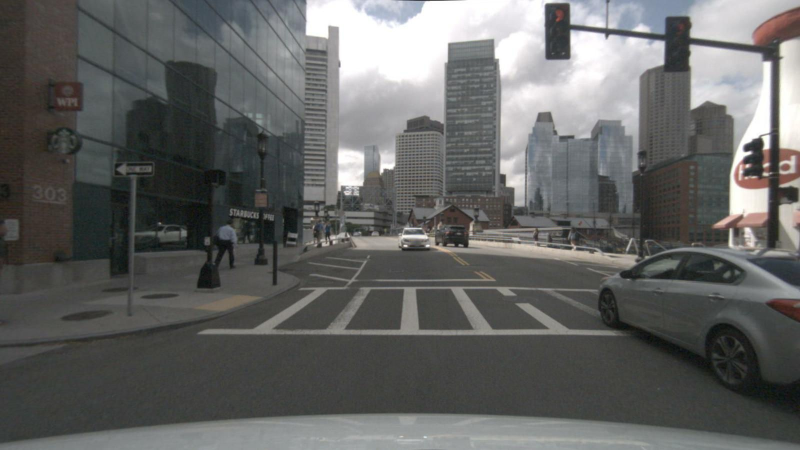
#> input picture input/CAM_BACK/n008-2018-08-01-15-16-36-0400__CAM_BACK__1533151608037558.jpg, 1600 x 900 px (shown at 1/2 size); its folder holds only this picture in this run
$ python -i utils.py   (imports and definitions only)   (older library calls are emulated)
#> lines starting #> are read from the running program, lines starting #| are printed output that depends on the picture; after the words box and inside, x2 and y2 are one past the last pixel; in counts of white or black regions, pixels touching at a corner belong together
#> further down, picture is the input picture: shape (900, 1600, 3); mean B, G, R 99, 100.2, 99.4
"""
传感器质量检测系统 - 工具函数模块
包含图像统计特征计算、网格划分、可视化等通用工具
"""

import cv2
import numpy as np
from typing import List, Tuple, Dict, Any

from .data_types import DegradationType, DegradationSeverity, BlindZoneInfo, RegionDegradationInfo


# ============================================================
# 基础图像处理
# ============================================================

# [656 lines left out: functions to_grayscale, downsample, calc_brightness_stats, calc_laplacian_variance, calc_gradient_median, calc_edge_density and 12 more, not called in this run]


# ============================================================
# 泥污核心特征：底部区域连通域分析
# ============================================================

def detect_mud_connected_regions(image: np.ndarray,
                                  bottom_ratio: float = 0.25,
                                  min_area_ratio: float = 0.01) -> Tuple[float, List[Tuple[int, int, int, int]]]:
    """
    检测底部区域的泥污连通域（泥污检测的核心方法）

    泥污的关键特征：
    1. 位置：几乎只在画面底部（飞溅的泥水）
    2. 形状：大面积连续的污渍区域
    3. 颜色：深褐、黑褐、黄褐色

    方法：
    1. 只取底部 bottom_ratio 高度的区域
    2. 扩大颜色范围（深褐、黑褐都算）
    3. 形态学闭运算（填充小孔，连接相邻区域）
    4. 连通域分析，只保留大面积的
    5. 返回泥污面积占比和连通域列表

    Args:
        image: BGR图像
        bottom_ratio: 只检测底部多少比例的区域（0~1）
        min_area_ratio: 最小连通域面积占比（相对于底部区域）
    Returns:
        (泥污面积占比（相对于底部区域）, 连通域bbox列表)
    """
#> called with bottom_ratio = 0.25, min_area_ratio = 0.01
    h, w = image.shape[:2]
#> h = 900; w = 1600

    # 1. 只取底部区域
    bottom_y = int(h * (1 - bottom_ratio))
#> bottom_y = 675
    bottom_region = image[bottom_y:h, :, :]
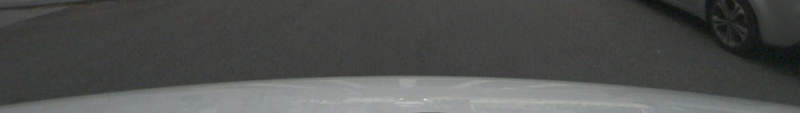
#> bottom_region: shape (225, 1600, 3) (shown at 1/2 size); mean B, G, R 78.8, 81, 79
    bottom_h = h - bottom_y
#> bottom_h = 225
    bottom_area = bottom_h * w
#> bottom_area = 360000

    if bottom_h < 10:
        return 0.0, []

    # 2. 颜色阈值（扩大范围：深褐、黑褐、黄褐、暗灰都算）
    hsv = cv2.cvtColor(bottom_region, cv2.COLOR_BGR2HSV)
#> hsv: shape (225, 1600, 3); mean H, S, V 51, 13, 81.2

    # 颜色范围1：黄褐色（H 10~30, S 20~150, V 30~180）
    lower1 = np.array([5, 10, 20])
    upper1 = np.array([35, 180, 200])
    mask1 = cv2.inRange(hsv, lower1, upper1)
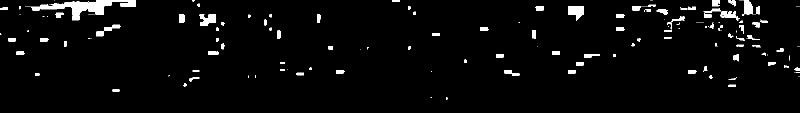
#> mask1: shape (225, 1600) (shown at 1/2 size); 3.2% white; 190 white regions (93 under 20 px), largest, box (x1, y1, x2, y2) and area: (62, 0, 272, 29) 2706, (1136, 13, 1168, 41) 597, (399, 28, 432, 51) 500

    # 颜色范围2：深棕色/黑褐色（H 0~20, S 5~150, V 5~120）
    lower2 = np.array([0, 5, 5])
    upper2 = np.array([25, 150, 130])
    mask2 = cv2.inRange(hsv, lower2, upper2)
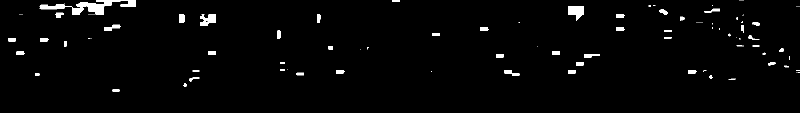
#> mask2: shape (225, 1600) (shown at 1/2 size); 1.9% white; 113 white regions (63 under 20 px), largest, box (x1, y1, x2, y2) and area: (142, 0, 272, 29) 1574, (1136, 13, 1168, 41) 597, (400, 29, 432, 51) 469

    # 颜色范围3：暗灰色（老旧泥污/水渍）
    lower3 = np.array([0, 0, 5])
    upper3 = np.array([180, 40, 100])
    mask3 = cv2.inRange(hsv, lower3, upper3)
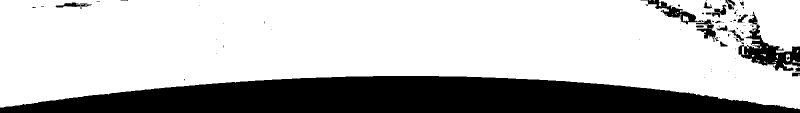
#> mask3: shape (225, 1600) (shown at 1/2 size); 74.9% white; 94 black regions (73 under 20 px), largest, box (x1, y1, x2, y2) and area: (0, 152, 1600, 225) 81323, (1477, 23, 1600, 142) 4629, (1281, 0, 1407, 49) 1482

    # 合并掩码
    mud_mask = cv2.bitwise_or(mask1, mask2)
    mud_mask = cv2.bitwise_or(mud_mask, mask3)
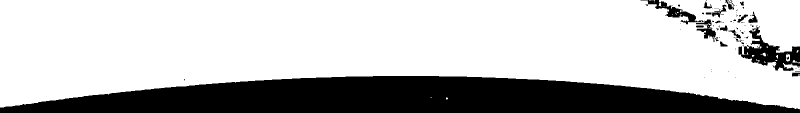
#> mud_mask: shape (225, 1600) (shown at 1/2 size); 75.2% white; 93 black regions (73 under 20 px), largest, box (x1, y1, x2, y2) and area: (0, 152, 1600, 225) 81301, (1477, 51, 1600, 142) 4170, (1281, 0, 1407, 49) 1379

    # 3. 形态学操作
    # 闭运算：填充小孔，连接相邻区域
    kernel = cv2.getStructuringElement(cv2.MORPH_ELLIPSE, (25, 25))
    mud_mask = cv2.morphologyEx(mud_mask, cv2.MORPH_CLOSE, kernel)
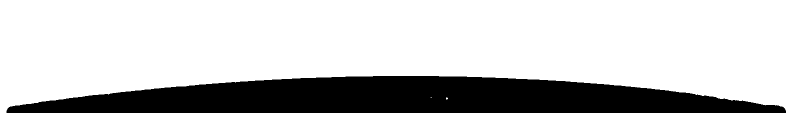
#> mud_mask: shape (225, 1600) (shown at 1/2 size); 77.5% white; 1 black region, box (x1, y1, x2, y2) and area: (13, 152, 1572, 225) 80823

    # 开运算：去除小噪点
    kernel_small = cv2.getStructuringElement(cv2.MORPH_ELLIPSE, (7, 7))
    mud_mask = cv2.morphologyEx(mud_mask, cv2.MORPH_OPEN, kernel_small)
#> mud_mask: shape (225, 1600); 77.5% white; 1 black region, box (x1, y1, x2, y2) and area: (13, 152, 1572, 225) 80840

    # 4. 连通域分析
    num_labels, labels, stats, _ = cv2.connectedComponentsWithStats(mud_mask, connectivity=8)
#> num_labels = 2; stats = [[13, 152, 1559, 73, 80840], [0, 0, 1600, 225, 279160]]

    min_area = int(bottom_area * min_area_ratio)
#> min_area = 3600

    mud_bboxes = []
    total_mud_area = 0

    for i in range(1, num_labels):  # 跳过背景
        area = stats[i, cv2.CC_STAT_AREA]
        if area >= min_area:
            x = stats[i, cv2.CC_STAT_LEFT]
            y = stats[i, cv2.CC_STAT_TOP]
            ww = stats[i, cv2.CC_STAT_WIDTH]
            hh = stats[i, cv2.CC_STAT_HEIGHT]
            # 转换为原图坐标
            bbox = (x, y + bottom_y, x + ww, y + bottom_y + hh)
            mud_bboxes.append(bbox)
            total_mud_area += area
#> this loop made 1 pass
#> (area, x, y, ww, hh, bbox, total_mud_area) on pass 1: (279160, 0, 0, 1600, 225, (0, 675, 1600, 900), 279160)
#> after the loop, mud_bboxes = [(0, 675, 1600, 900)]; total_mud_area = 279160

    mud_ratio = total_mud_area / bottom_area if bottom_area > 0 else 0.0
#> mud_ratio = 0.775

    return mud_ratio, mud_bboxes


# [145 lines left out: functions calc_mud_in_grid, is_normal_scene_region, divide_grid, extract_grid_cell, calc_color_stats, not called in this run]


# ============================================================
# 可视化
# ============================================================

# 退化类型对应的颜色 (BGR)
DEGRADATION_COLORS = {
    DegradationType.OVEREXPOSURE: (0, 255, 255),   # 黄色 - 过曝
    DegradationType.LOW_LIGHT: (255, 0, 0),         # 蓝色 - 低光
    DegradationType.RAIN_DROP: (255, 255, 0),       # 青色 - 雨滴
    DegradationType.MUD: (0, 140, 255),             # 橙色 - 泥污
    DegradationType.MOTION_BLUR: (128, 0, 128),     # 紫色 - 模糊
    DegradationType.UNKNOWN: (0, 0, 255),           # 红色 - 未知
}


# [69 lines left out: functions draw_blind_zones, draw_grid_debug, not called in this run]

>>> import cv2
>>> picture = cv2.imread('../../input/CAM_BACK/n008-2018-08-01-15-16-36-0400__CAM_BACK__1533151608037558.jpg')
>>> result = detect_mud_connected_regions(picture)
#> result = (0.775, [(0, 675, 1600, 900)])

$ run again, on input/CAM_BACK/n008-2018-08-01-15-16-36-0400__CAM_BACK__1533151611437558.jpg
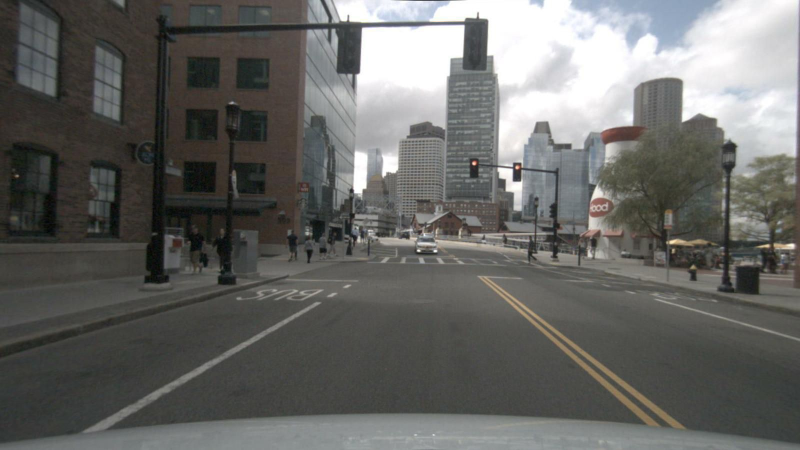
#> input picture input/CAM_BACK/n008-2018-08-01-15-16-36-0400__CAM_BACK__1533151611437558.jpg, 1600 x 900 px (shown at 1/2 size)
#> picture is the input picture: shape (900, 1600, 3); mean B, G, R 101.3, 104, 103.8
#> hsv: shape (225, 1600, 3); mean H, S, V 50.4, 14.4, 86
#> in detect_mud_connected_regions, `mask1 = cv2.inRange(hsv, lower1, upper1)`:
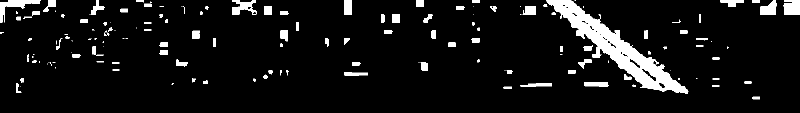
#> mask1: shape (225, 1600) (shown at 1/2 size); 7% white; 168 white regions (64 under 20 px), largest, box (x1, y1, x2, y2) and area: (1092, 0, 1377, 187) 11909, (0, 0, 81, 45) 1097, (1567, 0, 1600, 29) 867
#> mask2: shape (225, 1600); 3.8% white; 121 white regions (45 under 20 px), largest, box (x1, y1, x2, y2) and area: (1093, 0, 1371, 185) 4169, (1169, 28, 1310, 126) 773, (688, 0, 704, 29) 464
#> mask3: shape (225, 1600); 73.6% white; 37 black regions (27 under 20 px), largest, box (x1, y1, x2, y2) and area: (0, 0, 1600, 225) 89363, (165, 0, 523, 192) 4920, (0, 16, 8, 39) 98
#> in detect_mud_connected_regions, `mud_mask = cv2.morphologyEx(mud_mask, cv2.MORPH_CLOSE, kernel)`:
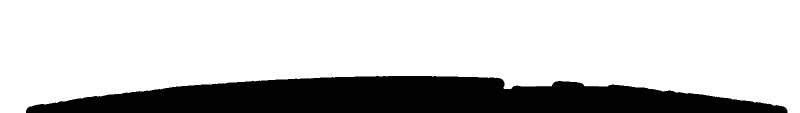
#> mud_mask: shape (225, 1600) (shown at 1/2 size); 78.4% white; 1 black region, box (x1, y1, x2, y2) and area: (52, 152, 1575, 225) 77662
#> labels: shape (225, 1600) int32; values 0 (black) and 1 (white), 78.4% white; 1 black region, box (x1, y1, x2, y2) and area: (52, 152, 1575, 225) 77678
#> num_labels = 2; stats = [[52, 152, 1523, 73, 77678], [0, 0, 1600, 225, 282322]]
#> the loop in detect_mud_connected_regions, `for i in range(1, num_labels):` made 1 pass
#> (area, x, y, ww, hh, bbox, total_mud_area) on pass 1: (282322, 0, 0, 1600, 225, (0, 675, 1600, 900), 282322)
#> after the loop in detect_mud_connected_regions, `for i in range(1, num_labels):`: mud_bboxes = [(0, 675, 1600, 900)]; total_mud_area = 282322
#> mud_ratio = 0.784
#> result = (0.784, [(0, 675, 1600, 900)])

$ run again, on input/CAM_BACK/n008-2018-08-27-11-48-51-0400__CAM_BACK__1535385103937558.jpg
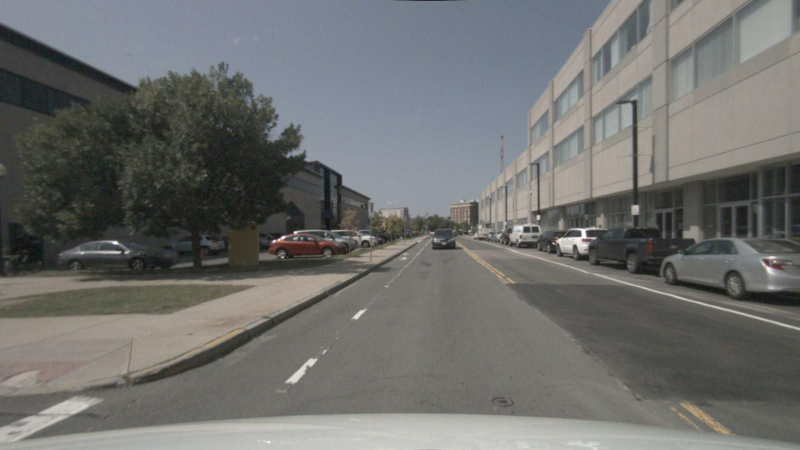
#> input picture input/CAM_BACK/n008-2018-08-27-11-48-51-0400__CAM_BACK__1535385103937558.jpg, 1600 x 900 px (shown at 1/2 size)
#> picture is the input picture: shape (900, 1600, 3); mean B, G, R 109.5, 111.4, 110.5
#> hsv: shape (225, 1600, 3); mean H, S, V 29.1, 15.5, 127.6
#> in detect_mud_connected_regions, `mask1 = cv2.inRange(hsv, lower1, upper1)`:
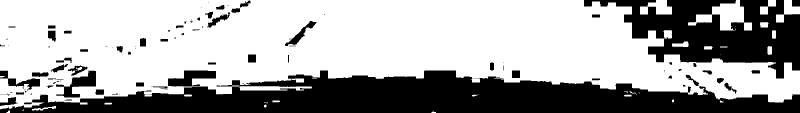
#> mask1: shape (225, 1600) (shown at 1/2 size); 66% white; 130 black regions (80 under 20 px), largest, box (x1, y1, x2, y2) and area: (0, 141, 1600, 225) 79579, (1168, 0, 1600, 157) 33564, (112, 141, 192, 195) 1700
#> mask2: shape (225, 1600); 42.6% white; 108 white regions (70 under 20 px), largest, box (x1, y1, x2, y2) and area: (0, 0, 1363, 189) 144401, (1440, 7, 1473, 61) 1655, (1328, 109, 1378, 158) 1032
#> mask3: shape (225, 1600); 19.9% white; 135 white regions (105 under 20 px), largest, box (x1, y1, x2, y2) and area: (1150, 0, 1600, 212) 57847, (156, 0, 513, 116) 5481, (0, 111, 116, 177) 3556
#> in detect_mud_connected_regions, `num_labels, labels, stats, _ = cv2.connectedComponentsWithStats(mud_ma..`:
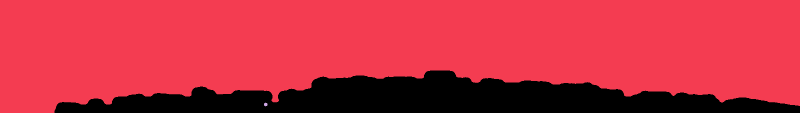
#> labels: shape (225, 1600) int32 (shown at 1/2 size); 3 distinct labels, from 0 to 2; one colour per label, 0 black
#> num_labels = 3; stats = [[109, 141, 1491, 84, 70014], [0, 0, 1600, 225, 289946], [528, 205, 7, 8, 40]]
#> the loop in detect_mud_connected_regions, `for i in range(1, num_labels):` made 2 passes
#> (area, x, y, ww, hh, bbox, total_mud_area) on pass 1: (289946, 0, 0, 1600, 225, (0, 675, 1600, 900), 289946)
#> after the loop in detect_mud_connected_regions, `for i in range(1, num_labels):`: mud_bboxes = [(0, 675, 1600, 900)]; total_mud_area = 289946
#> mud_ratio = 0.805
#> result = (0.805, [(0, 675, 1600, 900)])
